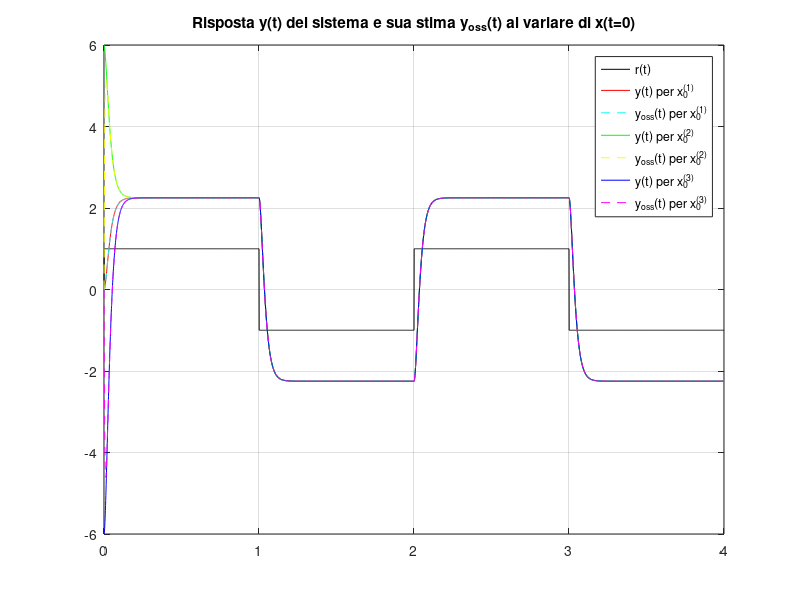
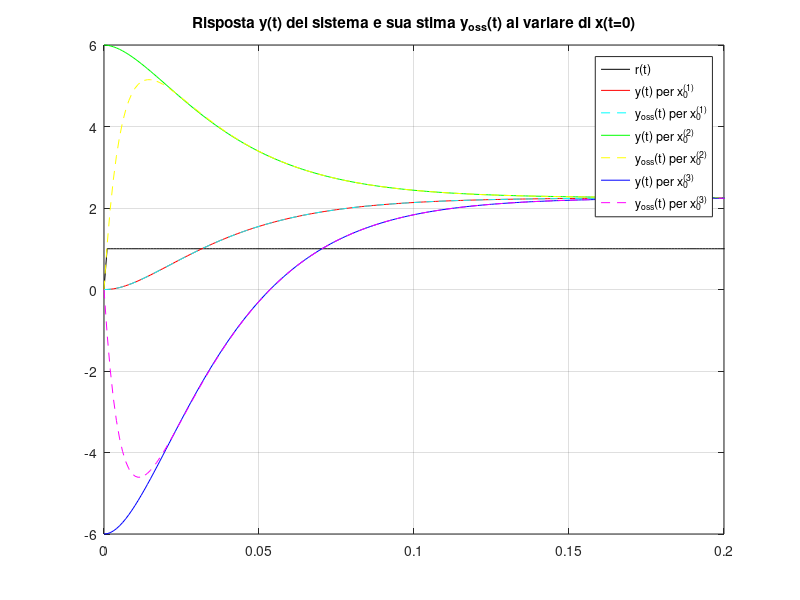
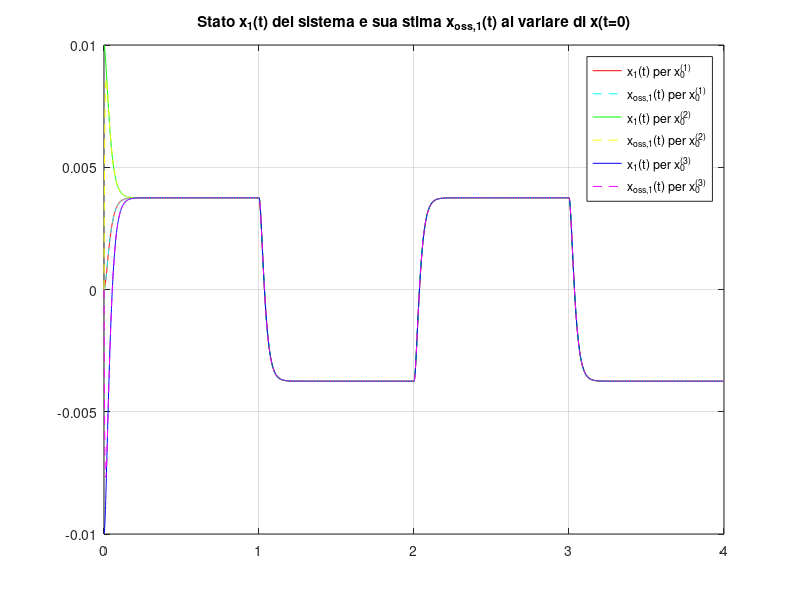
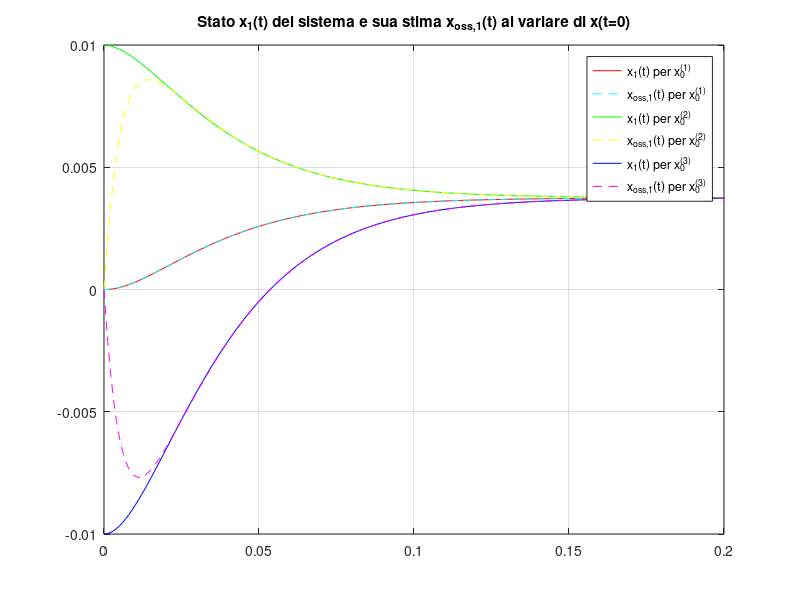

These figures' MATLAB source, in order:
%% Esercitazione di laboratorio #3 - Controlli Automatici
% *Esercizio #2: progetto dell'osservatore asintotico dello stato*
% *per il sistema controllato nell'Esercizio #1*
%
% Autori: M. Indri, M. Taragna (ultima modifica: 28/04/2020)
%% Introduzione
% Si puo' suddividere il programma in diverse sezioni di codice usando i
% caratteri "%%". Ogni sezione puo' essere eseguita separatamente dalle
% altre con il comando "Run Section" (nella toolbar dell'Editor, subito
% a destra del tasto "Run"). Si puo' ottenere lo stesso risultato
% selezionando la porzione di codice che si vuole eseguire e premendo il
% tasto funzione F9, risparmiando cosi' tempo rispetto all'esecuzione di
% tutto il programma. Si prenda questo script come esempio di riferimento.

clear all, close all,  clc

%% Passo 0: definizione del sistema da stimare
%  (levitatore magnetico controllato mediante retroazione dallo stato)

A=[0, 1; -2400, -100]; % coincide con Ars dell'Esercizio #1
B=[0; 9];              % coincide con Brs dell'Esercizio #1
C=[600, 0];            % coincide con Crs dell'Esercizio #1
D=[0];                 % coincide con Drs dell'Esercizio #1

%% Passo 1: verifica della completa osservabilita' del sistema da stimare

Mo=obsv(A,C)
rank_Mo=rank(Mo);

%% Passo 2: assegnazione degli autovalori dell'osservatore asintotico dello stato

l_oss1=-120;
l_oss2=-180
L=place(A',C',[l_oss1,l_oss2])'; % In alternativa: acker(A',C',[l_oss1,l_oss2])'
eig_A_minus_LC=eig(A-L*C)       % Verifica della corretta assegnazione degli autovalori

%% Passo 3: definizione del sistema complessivo
% (sistema da stimare piu' osservatore asintotico dello stato)

Atot=[A,zeros(size(A)); L*C, A-L*C];
Btot=[B; B];
Ctot=[C, zeros(size(C)); zeros(size(C)), C];
Dtot=[D; D];

%% Passo 4: simulazione del sistema complessivo

sistema_con_osservatore=ss(Atot,Btot,Ctot,Dtot);
t_r=0:.001:4;
r=sign(sin(2*pi*0.5*t_r));
x0_1=[ 0.00; 0];
x0_2=[+0.01; 0];
x0_3=[-0.01; 0];
x0oss=[0; 0];
x0tot_1=[x0_1; x0oss];
x0tot_2=[x0_2; x0oss];
x0tot_3=[x0_3; x0oss];
[ytot_1,t_ytot_1,xtot_1]=lsim(sistema_con_osservatore,r,t_r,x0tot_1);
[ytot_2,t_ytot_2,xtot_2]=lsim(sistema_con_osservatore,r,t_r,x0tot_2);
[ytot_3,t_ytot_3,xtot_3]=lsim(sistema_con_osservatore,r,t_r,x0tot_3);

figure, plot(t_r,r,'k',t_ytot_1,ytot_1(:,1),'r',t_ytot_1,ytot_1(:,2),'c--', ...
                       t_ytot_2,ytot_2(:,1),'g',t_ytot_2,ytot_2(:,2),'y--', ...
                       t_ytot_3,ytot_3(:,1),'b',t_ytot_3,ytot_3(:,2),'m--'), grid on,
title(['Risposta y(t) del sistema e sua stima y_{oss}(t) al variare di x(t=0)']),
legend('r(t)','y(t) per x_0^{(1)}', 'y_{oss}(t) per x_0^{(1)}',...
              'y(t) per x_0^{(2)}', 'y_{oss}(t) per x_0^{(2)}',...
              'y(t) per x_0^{(3)}', 'y_{oss}(t) per x_0^{(3)}')

figure, plot(t_r,r,'k',t_ytot_1,ytot_1(:,1),'r',t_ytot_1,ytot_1(:,2),'c--', ...
                       t_ytot_2,ytot_2(:,1),'g',t_ytot_2,ytot_2(:,2),'y--', ...
                       t_ytot_3,ytot_3(:,1),'b',t_ytot_3,ytot_3(:,2),'m--'), grid on,
title(['Risposta y(t) del sistema e sua stima y_{oss}(t) al variare di x(t=0)']),
legend('r(t)','y(t) per x_0^{(1)}', 'y_{oss}(t) per x_0^{(1)}',...
              'y(t) per x_0^{(2)}', 'y_{oss}(t) per x_0^{(2)}',...
              'y(t) per x_0^{(3)}', 'y_{oss}(t) per x_0^{(3)}')
axis_orig=axis;
axis([0,0.2,axis_orig(3:4)]);

figure, plot(t_ytot_1,xtot_1(:,1),'r',t_ytot_1,xtot_1(:,3),'c--', ...
             t_ytot_2,xtot_2(:,1),'g',t_ytot_2,xtot_2(:,3),'y--', ...
             t_ytot_3,xtot_3(:,1),'b',t_ytot_3,xtot_3(:,3),'m--'), grid on,
title(['Stato x_1(t) del sistema e sua stima x_{oss,1}(t) al variare di x(t=0)']),
legend('x_1(t) per x_0^{(1)}', 'x_{oss,1}(t) per x_0^{(1)}',...
       'x_1(t) per x_0^{(2)}', 'x_{oss,1}(t) per x_0^{(2)}',...
       'x_1(t) per x_0^{(3)}', 'x_{oss,1}(t) per x_0^{(3)}')

figure, plot(t_ytot_1,xtot_1(:,1),'r',t_ytot_1,xtot_1(:,3),'c--', ...
             t_ytot_2,xtot_2(:,1),'g',t_ytot_2,xtot_2(:,3),'y--', ...
             t_ytot_3,xtot_3(:,1),'b',t_ytot_3,xtot_3(:,3),'m--'), grid on,
title(['Stato x_1(t) del sistema e sua stima x_{oss,1}(t) al variare di x(t=0)']),
legend('x_1(t) per x_0^{(1)}', 'x_{oss,1}(t) per x_0^{(1)}',...
       'x_1(t) per x_0^{(2)}', 'x_{oss,1}(t) per x_0^{(2)}',...
       'x_1(t) per x_0^{(3)}', 'x_{oss,1}(t) per x_0^{(3)}')
axis_orig=axis;
axis([0,0.2,axis_orig(3:4)]);

figure, plot(t_ytot_1,xtot_1(:,2),'r',t_ytot_1,xtot_1(:,4),'c--', ...
             t_ytot_2,xtot_2(:,2),'g',t_ytot_2,xtot_2(:,4),'y--', ...
             t_ytot_3,xtot_3(:,2),'b',t_ytot_3,xtot_3(:,4),'m--'), grid on,
title(['Stato x_2(t) del sistema e sua stima x_{oss,2}(t) al variare di x(t=0)']),
legend('x_2(t) per x_0^{(1)}', 'x_{oss,2}(t) per x_0^{(1)}',...
       'x_2(t) per x_0^{(2)}', 'x_{oss,2}(t) per x_0^{(2)}',...
       'x_2(t) per x_0^{(3)}', 'x_{oss,2}(t) per x_0^{(3)}')
   
figure, plot(t_ytot_1,xtot_1(:,2),'r',t_ytot_1,xtot_1(:,4),'c--', ...
             t_ytot_2,xtot_2(:,2),'g',t_ytot_2,xtot_2(:,4),'y--', ...
             t_ytot_3,xtot_3(:,2),'b',t_ytot_3,xtot_3(:,4),'m--'), grid on,
title(['Stato x_2(t) del sistema e sua stima x_{oss,2}(t) al variare di x(t=0)']),
legend('x_2(t) per x_0^{(1)}', 'x_{oss,2}(t) per x_0^{(1)}',...
       'x_2(t) per x_0^{(2)}', 'x_{oss,2}(t) per x_0^{(2)}',...
       'x_2(t) per x_0^{(3)}', 'x_{oss,2}(t) per x_0^{(3)}')
axis_orig=axis;
axis([0,0.2,axis_orig(3:4)]);